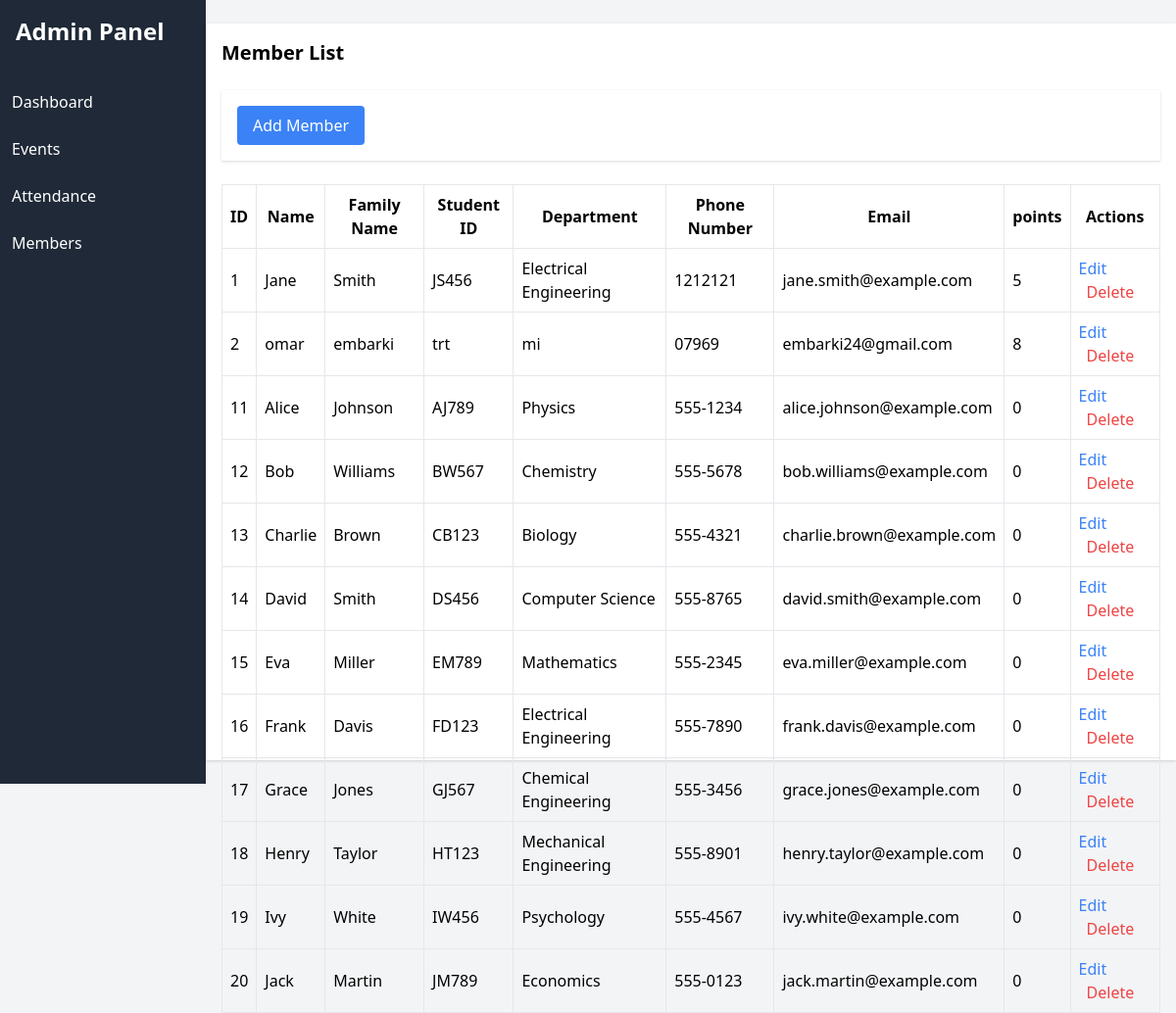
Screenshot of /members/member_list.php with the database file from the repository.
### tables this page shows
CREATE TABLE `members` (
  `id` int(11) NOT NULL,
  `name` varchar(255) NOT NULL,
  `family_name` varchar(255) NOT NULL,
  `student_id` varchar(20) NOT NULL,
  `department` varchar(100) DEFAULT NULL,
  `phone_number` varchar(20) DEFAULT NULL,
  `email` varchar(255) DEFAULT NULL,
  `points` int(11) DEFAULT 0
);

### members/member_list.php (the view)
<?php
include '../inc/nav.php';
include '../db.php';
$members = mysqli_query($conn, "SELECT * FROM members");
?>
<body class="bg-white ">
<div class="container mx-auto my-6 p-4 bg-white shadow">
    <h2 class="text-xl font-bold mb-4">Member List</h2>
    <table class="w-full border">
        <thead>
            <tr>
                <th class="border p-2">ID</th>
                <th class="border p-2">Name</th>
                <th class="border p-2">Family Name</th>
                <th class="border p-2">Student ID</th>
                <th class="border p-2">Department</th>
                <th class="border p-2">Phone Number</th>
                <th class="border p-2">Email</th>
                <th class="border p-2">points</th>
                <th class="border p-2">Actions</th>
            </tr>
        </thead>
        <tbody>
            <?php  Example: foreach ($members as $member):  ?>
                <tr>
                    <td class="border p-2"><?php  echo $member['id'];  ?></td>
                    <td class="border p-2"><?php  echo $member['name'];  ?></td>
                    <td class="border p-2"><?php  echo $member['family_name'];  ?></td>
                    <td class="border p-2"><?php  echo $member['student_id'];  ?></td>
                    <td class="border p-2"><?php  echo $member['department'];  ?></td>
                    <td class="border p-2"><?php  echo $member['phone_number'];  ?></td>
                    <td class="border p-2"><?php  echo $member['email'];  ?></td>
                    <td class="border p-2"><?php  echo $member['points'];  ?></td>
                    <td class="border p-2">
                        <a href="edit_member.php?id=<?php  echo $member['id'];  ?>" class="text-blue-500">Edit</a>
                        <a href="delete_member.php?id=<?php  echo $member['id'];  ?>" class="text-red-500 ml-2">Delete</a>
                    </td>
                </tr>
            <?php  endforeach;  ?>
        </tbody>
        <div class="container mx-auto my-6 p-4 bg-white shadow">
    <form action="add_member.php" method="">
        <button type="submit" class="bg-blue-500 text-white px-4 py-2 rounded">Add Member</button>
    </form>
</div>
    </table>
</div>
</body>

### inc/nav.php (shortened to what this page needs)
<!DOCTYPE html>
<html lang="en">
<head>
    <link rel="stylesheet" href="https://cdn.jsdelivr.net/npm/tailwindcss@2.2.19/dist/tailwind.min.css">
</head>
<body class="flex h-screen bg-gray-100">
    <div class="w-64 bg-gray-800 text-white">
        <div class="p-4">
            <h1 class="text-2xl font-bold">Admin Panel</h1>
        </div>
        <nav class="mt-4">
            <a href="attendance/index.php" class="block p-3">Dashboard</a>
            <a href="attendance/event/event_list.php" class="block p-3">Events</a>
            <a href="attendance/attendance/attendance.php" class="block p-3">Attendance</a>
            <a href="attendance/members/member_list.php" class="block p-3">Members</a>
        </nav>
    </div>
</body>
</html>

### rows the page displays
members: id "1", name "Jane", family_name "Smith", student "JS456", department "Electrical Engineering", phone_number "1212121", email "jane.smith@example.com", points "5"
members: id "2", name "omar", family_name "embarki", student "trt", department "mi", phone_number "07969", email "embarki24@gmail.com", points "8"
members: id "11", name "Alice", family_name "Johnson", student "AJ789", department "Physics", phone_number "555-1234", email "alice.johnson@example.com", points "0"
members: id "12", name "Bob", family_name "Williams", student "BW567", department "Chemistry", phone_number "555-5678", email "bob.williams@example.com", points "0"
members: id "13", name "Charlie", family_name "Brown", student "CB123", department "Biology", phone_number "555-4321", email "charlie.brown@example.com", points "0"
members: id "14", name "David", family_name "Smith", student "DS456", department "Computer Science", phone_number "555-8765", email "david.smith@example.com", points "0"
members: id "15", name "Eva", family_name "Miller", student "EM789", department "Mathematics", phone_number "555-2345", email "eva.miller@example.com", points "0"
members: id "16", name "Frank", family_name "Davis", student "FD123", department "Electrical Engineering", phone_number "555-7890", email "frank.davis@example.com", points "0"
members: id "17", name "Grace", family_name "Jones", student "GJ567", department "Chemical Engineering", phone_number "555-3456", email "grace.jones@example.com", points "0"
members: id "18", name "Henry", family_name "Taylor", student "HT123", department "Mechanical Engineering", phone_number "555-8901", email "henry.taylor@example.com", points "0"
members: id "19", name "Ivy", family_name "White", student "IW456", department "Psychology", phone_number "555-4567", email "ivy.white@example.com", points "0"
members: id "20", name "Jack", family_name "Martin", student "JM789", department "Economics", phone_number "555-0123", email "jack.martin@example.com", points "0"
